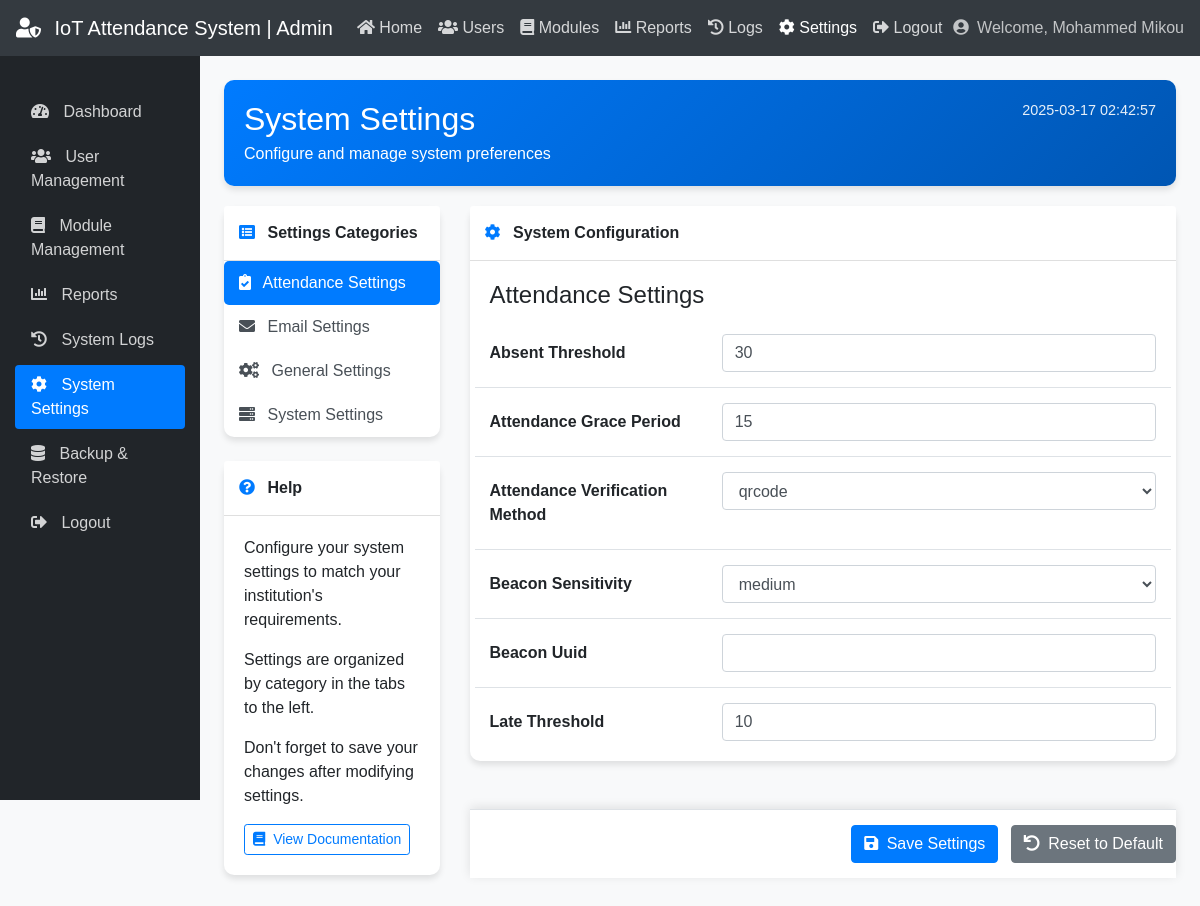
Screenshot of /admin_settings.php (signed in) with the database file from the repository.
### tables this page shows
CREATE TABLE `settings` (
  `setting_key` varchar(50) NOT NULL,
  `setting_value` text DEFAULT NULL,
  `setting_group` varchar(30) NOT NULL DEFAULT 'general',
  `display_name` varchar(100) NOT NULL,
  `description` text DEFAULT NULL,
  `input_type` varchar(20) NOT NULL DEFAULT 'text',
  `input_options` text DEFAULT NULL,
  `created_at` timestamp NOT NULL DEFAULT current_timestamp(),
  `updated_at` timestamp NOT NULL DEFAULT current_timestamp() ON UPDATE current_timestamp(),
  PRIMARY KEY (`setting_key`)
);

### admin_settings.php (the view, shortened to what the rows shown need)
<?php
require_once "config.php";
$settings_table_exists = false;
$check_table = "SHOW TABLES LIKE 'settings'";
$result = $link->query($check_table);
if ($result) {
    $settings_table_exists = ($result->num_rows > 0);
}
$settings = [];
$setting_groups = [];
if ($settings_table_exists) {
    $sql = "SELECT * FROM settings ORDER BY setting_group, display_name";
    if ($result = $link->query($sql)) {
        while ($row = $result->fetch_assoc()) {
            $settings[$row['setting_key']] = $row;
            if (!in_array($row['setting_group'], $setting_groups)) {
                $setting_groups[] = $row['setting_group'];
            }
        }
    }
}
?>
<!DOCTYPE html>
<html lang="en">
<head>
    <link href="https://maxcdn.bootstrapcdn.com/bootstrap/4.5.2/css/bootstrap.min.css" rel="stylesheet">
    <link href="https://cdnjs.cloudflare.com/ajax/libs/font-awesome/5.15.3/css/all.min.css" rel="stylesheet">
</head>
<body>
    <nav class="navbar navbar-expand-lg navbar-dark bg-dark">
        <a class="navbar-brand" href="#">
            <i class="fas fa-user-shield mr-2"></i>
            <?php echo isset($settings['system_name']) ? htmlspecialchars($settings['system_name']['setting_value']) : 'IoT Attendance System'; ?> | Admin
        </a>
        <div class="collapse navbar-collapse" id="navbarNav">
            <ul class="navbar-nav">
            </ul>
            <span class="navbar-text ml-auto">
            </span>
        </div>
    </nav>
    <div class="container-fluid">
        <div class="row">
            <main role="main" class="col-md-10 ml-sm-auto col-lg-10 px-4 mt-4 pb-5">
                <div class="welcome-banner">
                    <div class="row">
                        <div class="col-md-8">
                            <h1 class="h2 mb-1">System Settings</h1>
                        </div>
                    </div>
                </div>
                <?php if ($settings_table_exists && count($settings) > 0): ?>
                    <div class="row">
                        <div class="col-md-9">
                            <form method="post" action="">
                                <div class="card mb-5">
                                    <div class="card-body">
                                        <div class="tab-content">
                                            <?php foreach ($setting_groups as $index => $group): ?>
                                                <div class="tab-pane fade <?php echo ($index === 0) ? 'show active' : ''; ?>"
                                                     id="settings-<?php echo $group; ?>">
                                                    <h4 class="mb-4"><?php echo ucfirst($group); ?> Settings</h4>
                                                    <?php
                                                    $group_settings = array_filter($settings, function($setting) use ($group) {
                                                        return $setting['setting_group'] === $group;
                                                    });
                                                    foreach ($group_settings as $key => $setting):
                                                    ?>
                                                        <div class="form-group row setting-group">
                                                            <label for="<?php echo $key; ?>" class="col-md-4 col-form-label">
                                                                <?php echo htmlspecialchars($setting['display_name']); ?>
                                                            </label>
                                                            <div class="col-md-8">
                                                                <?php if ($setting['input_type'] === 'text'): ?>
                                                                    <input type="text" class="form-control" id="<?php echo $key; ?>" name="<?php echo $key; ?>"
                                                                           value="<?php echo htmlspecialchars($setting['setting_value']); ?>">
                                                                <?php elseif ($setting['input_type'] === 'password'): ?>
                                                                    <input type="password" class="form-control" id="<?php echo $key; ?>" name="<?php echo $key; ?>"
                                                                           value="<?php echo htmlspecialchars($setting['setting_value']); ?>">
                                                                <?php elseif ($setting['input_type'] === 'textarea'): ?>
                                                                    <textarea class="form-control" id="<?php echo $key; ?>" name="<?php echo $key; ?>"
                                                                              rows="3"><?php echo htmlspecialchars($setting['setting_value']); ?></textarea>
                                                                <?php elseif ($setting['input_type'] === 'number'): ?>
                                                                    <input type="number" class="form-control" id="<?php echo $key; ?>" name="<?php echo $key; ?>"
                                                                    value="<?php echo htmlspecialchars($setting['setting_value']); ?>">
                                                                <?php elseif ($setting['input_type'] === 'select'): ?>
                                                                    <select class="form-control" id="<?php echo $key; ?>" name="<?php echo $key; ?>">
                                                                        <?php
                                                                        $options = [];
                                                                        if (!empty($setting['input_options'])) {
                                                                            $options = json_decode($setting['input_options'], true);
                                                                        }
                                                                        foreach ($options as $option):
                                                                        ?>
                                                                            <option value="<?php echo htmlspecialchars($option); ?>"
                                                                                <?php echo ($setting['setting_value'] === $option) ? 'selected' : ''; ?>>
                                                                                <?php echo htmlspecialchars($option); ?>
                                                                            </option>
                                                                        <?php endforeach; ?>
                                                                    </select>
                                                                <?php endif; ?>
                                                            </div>
                                                        </div>
                                                    <?php endforeach; ?>
                                                </div>
                                            <?php endforeach; ?>
                                        </div>
                                    </div>
                                </div>
                            </form>
                        </div>
                    </div>
                <?php endif; ?>
            </main>
        </div>
    </div>
</body>
</html>

### rows the page displays
settings: setting_value "IoT Attendance System"
settings: display_name "Absent Threshold", absent_threshold "30"
settings: display_name "Attendance Grace Period", attendance_grace_period "15"
settings: display_name "Attendance Verification Method", attendance_verification_method "qrcode"
settings: display_name "Beacon Sensitivity", beacon_sensitivity "medium"
settings: display_name "Beacon Uuid"
settings: display_name "Late Threshold", late_threshold "10"

### other values shown
$admin_name "Mohammed Mikou"
$currentDateTime "2025-03-17 02:42:57"
$group "Attendance"
$group "Email"
$group "General"
$group "System"
